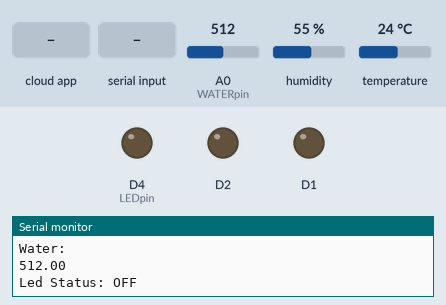
The sketch below on a simulated ESP8266 (NodeMCU). Shown: output pins drawn as LEDs (lit = HIGH), the last lines printed to the serial monitor. The test bench sets the inputs (shaded band); at power-on: A0 (WATERpin) = 512, humidity 55 %, temperature 24 °C. WiFi joins after 1.5 s; servers stay silent unless stated; the Firebase database answers and starts empty.

Above: at 3.8 s.
3.9 s: the phone or cloud app sets LedStatus to 1
At 5.82 s:
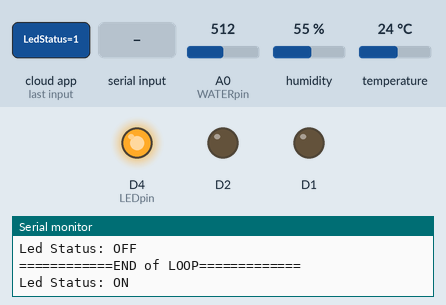
7.5 s: "1" received over the second serial link
9.9 s: A0 (WATERpin) set to 414
14.1 s: A0 (WATERpin) set to 390
At 18.3 s:
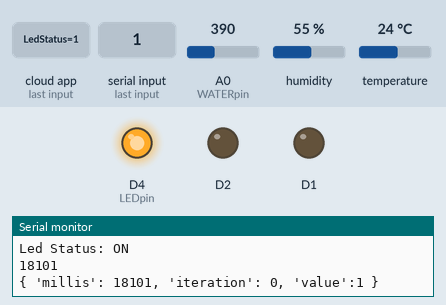
19.6 s: A0 (WATERpin) set to 410
At 23.4 s:
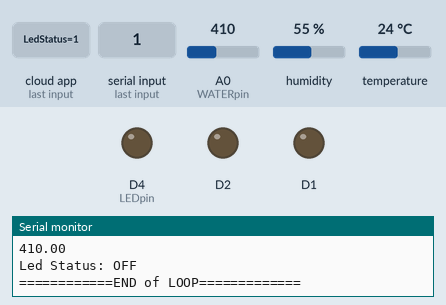
23.9 s: A0 (WATERpin) set to 306
At 28.5 s:
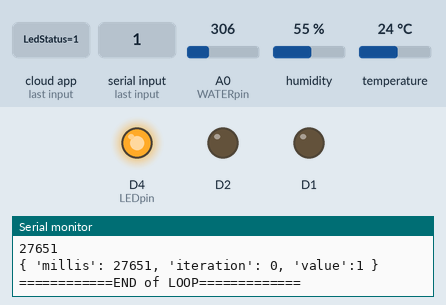
Timing chart, 0 to 29.7 s (numbered marks = the images above; inputs shaded):
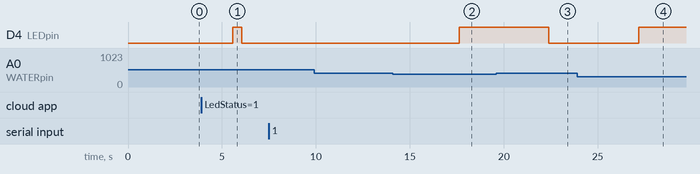

The sketch:

nodemcu.ino
```cpp
#include <ESP8266Firebase.h>
#include <ESP8266WiFi.h>
#include "DHT.h"
// #include <Stepper.h>
#include <SoftwareSerial.h>

#define _SSID "Redmi"          // Your WiFi SSID
#define _PASSWORD "1234567890"      // Your WiFi Password
#define REFERENCE_URL "https://iot-00011883-default-rtdb.firebaseio.com/"  // Your Firebase project reference url

Firebase firebase(REFERENCE_URL);

#define DHTTYPE DHT11   // DHT 22  (AM2302), AM2321

uint8_t DHTPin = D3;
uint8_t LEDpin = D4;
uint8_t WATERpin = A0;
DHT dht(DHTPin, DHTTYPE);

// Data related with Firebase Values
float TemperatureValue;
float HumidityValue;
float WaterValue;
int MoistureValue;
int LedStatusValue;

int isWateringOn;  // Local variable to watch status of working 1 - ON, 2 - OFF, 3 - AFK

SoftwareSerial s(D6,D5);

// add const if this should never change
int interval=86400000; // 24 hours // 10000 can used for demo
int iteration=0;
// Tracks the time since last event fired
unsigned long previousMillis=0;

void setup() {
  Serial.begin(9600);
  s.begin(9600);
  delay(100);

  pinMode(D1, OUTPUT);
  pinMode(D2, OUTPUT);
  pinMode(DHTPin, INPUT);
  pinMode(LEDpin, OUTPUT);
  pinMode(WATERpin, INPUT);

  dht.begin();

  WifiSetup();
}

void WifiSetup() {
  WiFi.mode(WIFI_STA);
  WiFi.disconnect();
  delay(1000);

  // Connect to WiFi
  Serial.println();
  Serial.println();
  Serial.print("Connecting to: ");
  Serial.println(_SSID);
  WiFi.begin(_SSID, _PASSWORD);

  while (WiFi.status() != WL_CONNECTED) {
    delay(500);
    Serial.print("-");
  }

  Serial.println("");
  Serial.println("WiFi Connected!");

  // Print the IP address
  Serial.print("IP Address: ");
  Serial.print("http://");
  Serial.print(WiFi.localIP());
  Serial.println("/");
}


void loadInitialValues() {
  TemperatureValue = firebase.getFloat("Temperature");
  HumidityValue = firebase.getFloat("Humidity");
  WaterValue = firebase.getInt("WaterLevel");
  LedStatusValue = firebase.getInt("LedStatus");
}

void loop() {
  loadInitialValues();

  watchLed();
  watchTemp();
  watchWaterSensor();

  listenSerial();

  wateringCalculation();

  Serial.println("============END of LOOP=============");
  Serial.println();

  delay(1000);
}

void watchTemp() {
  TemperatureValue = dht.readTemperature(); // Gets the values of the temperature
  HumidityValue = dht.readHumidity(); // Gets the values of the humidity
  firebase.setFloat("Temperature", TemperatureValue);
  firebase.setFloat("Humidity", HumidityValue);
  Serial.println("Current Temperature: ");
  Serial.println(TemperatureValue);
  Serial.println("Current Humidity: ");
  Serial.println(HumidityValue);
}


void watchWaterSensor() {
  WaterValue = analogRead(WATERpin);
  firebase.setFloat("WaterLevel", WaterValue);

  Serial.println("Water: ");
  Serial.println(WaterValue);
}

void watchLed() {
  if(LedStatusValue == 1) {
    onLedOn();
  }
  else if(LedStatusValue == 0) {
    onLedOff();
  }
}
void onLedOn() {
  digitalWrite(LEDpin, HIGH);
  Serial.println("Led Status: ON");
}
void onLedOff() {
  digitalWrite(LEDpin, LOW);
  Serial.println("Led Status: OFF");
}

void wateringCalculation() {
  if (WaterValue > 400 || MoistureValue < 20) { // raining or water poured, turn watering off
    firebase.setInt("LedStatus", 0);
    firebase.setInt("EnableWatering", 0);
    isWateringOn = 0;
  }
  else if (TemperatureValue < 30 && MoistureValue > 30) {  // calibrated to not pour water in hot weather
    unsigned long currentMillis = millis(); // to separate timing for statistics calculation
    if ((unsigned long)(currentMillis - previousMillis) >= interval) {
      previousMillis = currentMillis;
      ++iteration;
    }
    Serial.println(currentMillis);
    String str = String("{ 'millis': ")+String(currentMillis)+String(", ")+String("'iteration': ")+String(iteration)+String(", ")+String("'value':")+String(1)+String(" }");
    Serial.println(str);
    firebase.pushString("WateringCounts", str);
    firebase.setInt("LedStatus", 1);
    firebase.setInt("EnableWatering", 1);
    isWateringOn = 1;
  }
}

void listenSerial() {
  if (s.available() > 0) {
    MoistureValue = s.read();
    Serial.println("MoistureValue: " + String(MoistureValue));
    firebase.setFloat("MoistureLevel", MoistureValue);
  }

  if(isWateringOn == 1) {
    onLedOn();
    s.write("f");
    isWateringOn = 3;
  } else if (isWateringOn == 0) {
    onLedOff();
    s.write("b");
    isWateringOn = 3;
  }
}
```

Measured:
- after the input at 3.9 s, D4 (LEDpin): LOW → HIGH after 1.7 s, → LOW 0.47 s later
- after the input at 14.1 s, D4 (LEDpin): LOW → HIGH after 3.5 s
- after the input at 19.6 s, D4 (LEDpin): HIGH → LOW after 2.8 s
- after the input at 23.9 s, D4 (LEDpin): LOW → HIGH after 3.3 s
